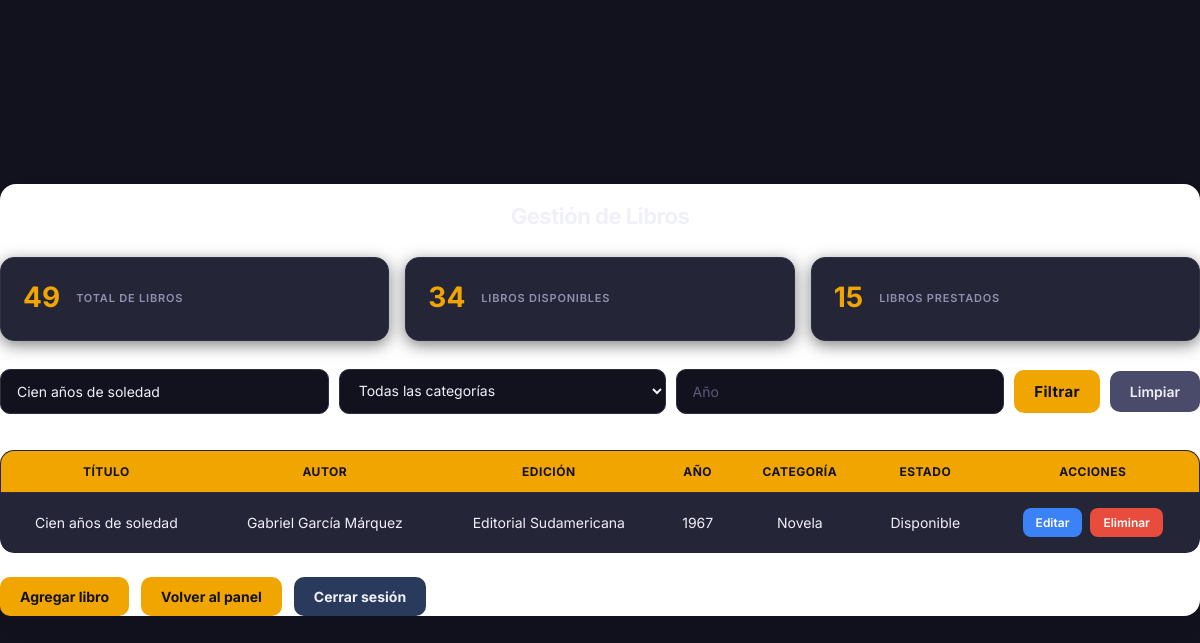
Page /admin/libros.php?busqueda=Cien años de soledad (signed in) on the committed database.
### tables this page shows
CREATE TABLE `libros` (
  `id` int(11) NOT NULL,
  `titulo` varchar(150) NOT NULL,
  `autor` varchar(120) NOT NULL,
  `edicion` varchar(150) NOT NULL,
  `anio_publicacion` year(4) NOT NULL,
  `estado` enum('disponible','prestado') NOT NULL DEFAULT 'disponible',
  `categoria_id` int(11) NOT NULL,
  `descripcion` text DEFAULT NULL,
  `fecha_registro` timestamp NOT NULL DEFAULT current_timestamp()
);

CREATE TABLE `categorias` (
  `id` int(11) NOT NULL,
  `nombre` varchar(100) NOT NULL
);

### admin/libros.php (the view, shortened to what this page needs)
<?php
require_once "../includes/conexion.php";
$busqueda = isset($_GET["busqueda"]) ? trim($_GET["busqueda"]) : "";
$anio = isset($_GET["anio"]) ? trim($_GET["anio"]) : "";
$sql = "SELECT libros.*, categorias.nombre AS categoria
        FROM libros
        INNER JOIN categorias ON libros.categoria_id = categorias.id
        WHERE 1=1";
$params = [];
$sql_total = "SELECT COUNT(*) AS total FROM libros";
$stmt_total = $conexion->prepare($sql_total);
$stmt_total->execute();
$total_libros = $stmt_total->fetch(PDO::FETCH_ASSOC)["total"];
$sql_disponibles = "SELECT COUNT(*) AS total FROM libros WHERE estado = 'disponible'";
$stmt_disponibles = $conexion->prepare($sql_disponibles);
$stmt_disponibles->execute();
$total_disponibles = $stmt_disponibles->fetch(PDO::FETCH_ASSOC)["total"];
$sql_prestados = "SELECT COUNT(*) AS total FROM libros WHERE estado = 'prestado'";
$stmt_prestados = $conexion->prepare($sql_prestados);
$stmt_prestados->execute();
$total_prestados = $stmt_prestados->fetch(PDO::FETCH_ASSOC)["total"];
if (!empty($busqueda)) {
    $sql .= " AND (
        libros.titulo LIKE :busqueda
        OR libros.autor LIKE :busqueda
        OR libros.edicion LIKE :busqueda
    )";
    $params[":busqueda"] = "%" . $busqueda . "%";
}
$sql .= " ORDER BY libros.id DESC";
$stmt = $conexion->prepare($sql);
foreach ($params as $clave => $valor) {
    $stmt->bindValue($clave, $valor);
}
$stmt->execute();
$libros = $stmt->fetchAll(PDO::FETCH_ASSOC);
?>
<!DOCTYPE html>
<html lang="es">
<head>
    <link rel="stylesheet" href="../css/estilos.css">
</head>
<body>
    <div class="contenedor contenedor-tabla">
        <h2>Gestión de Libros</h2>
        <div class="resumen-libros">
            <div class="card-resumen">
                <h3><?php echo $total_libros; ?></h3>
                <p>Total de libros</p>
            </div>
            <div class="card-resumen">
                <h3><?php echo $total_disponibles; ?></h3>
                <p>Libros disponibles</p>
            </div>
            <div class="card-resumen">
                <h3><?php echo $total_prestados; ?></h3>
                <p>Libros prestados</p>
            </div>
        </div>
        <form method="GET" class="form-filtros">
            <input type="text" name="busqueda" placeholder="Buscar por título, autor o edición" value="<?php echo htmlspecialchars($busqueda); ?>">
            <select name="categoria_id">
                <option value="">Todas las categorías</option>
            </select>
            <input type="number" name="anio" placeholder="Año" value="<?php echo htmlspecialchars($anio); ?>" min="1000" max="9999">
            <button type="submit">Filtrar</button>
            <a class="btn-limpiar" href="libros.php">Limpiar</a>
        </form>
      <div class="tabla-scroll">
        <table>
                <thead>
                    <tr>
                       <th>Título</th>
                       <th>Autor</th>
                       <th>Edición</th>
                       <th>Año</th>
                       <th>Categoría</th>
                       <th>Estado</th>
                       <th>Acciones</th>
                    </tr>
                </thead>
            <tbody>
                <?php if (count($libros) > 0): ?>
                    <?php foreach ($libros as $libro): ?>
                        <tr>
                            <td><?php echo htmlspecialchars($libro["titulo"]); ?></td>
                            <td><?php echo htmlspecialchars($libro["autor"]); ?></td>
                            <td><?php echo htmlspecialchars($libro["edicion"]); ?></td>
                            <td><?php echo $libro["anio_publicacion"]; ?></td>
                            <td><?php echo htmlspecialchars($libro["categoria"]); ?></td>
                            <td><?php echo ucfirst($libro["estado"]); ?></td>
                            <td>
                                <a class="btn-accion editar" href="editar_libro.php?id=<?php echo $libro["id"]; ?>">Editar</a>
                                <a class="btn-accion eliminar" href="eliminar_libro.php?id=<?php echo $libro["id"]; ?>" onclick="return confirm('¿Seguro que deseas eliminar este libro?')">Eliminar</a>
                            </td>
                        </tr>
                    <?php endforeach; ?>
                <?php else: ?>
                    <tr>
                        <td colspan="7">No se encontraron libros con esos filtros.</td>
                    </tr>
                <?php endif; ?>
            </tbody>
        </table>
      </div>
        <div class="acciones-inferiores">
            <a class="btn-secundario" href="agregar_libro.php">Agregar libro</a>
            <a class="btn-secundario" href="dashboard.php">Volver al panel</a>
            <a class="btn-secundario salir" href="../logout.php">Cerrar sesión</a>
        </div>
    </div>
</body>
</html>

### rows in the picture
libros: titulo "Cien años de soledad", autor "Gabriel García Márquez", edicion "Editorial Sudamericana", anio_publicacion "1967", categoria.nombre "Novela", estado "Disponible"

### other values in the picture
$total_libros "49"
$total_disponibles "34"
$total_prestados "15"
